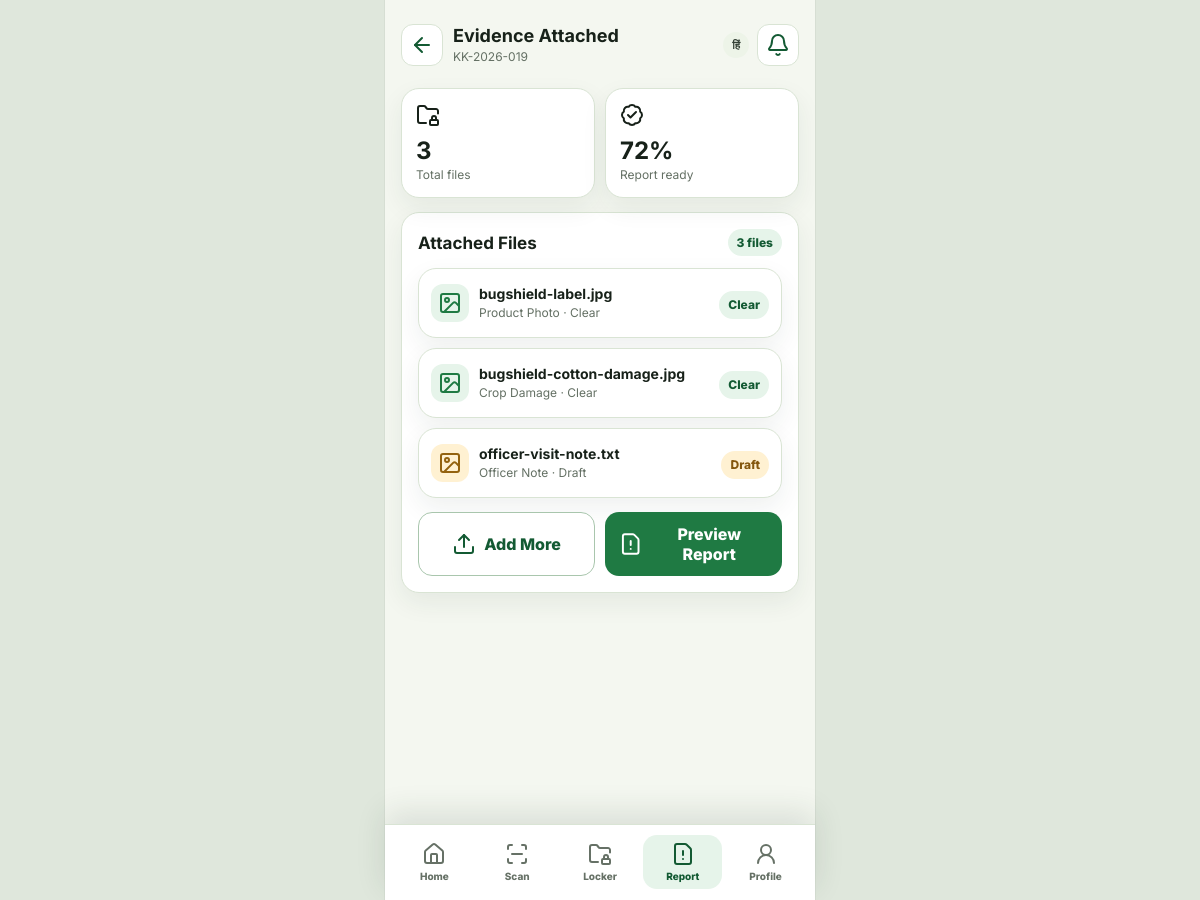
/farmer/evidence-attached.php (signed in), run on the app's committed database.
### tables this page shows
CREATE TABLE cases (
  id INT AUTO_INCREMENT PRIMARY KEY,
  user_id INT NOT NULL,
  case_no VARCHAR(40) NOT NULL UNIQUE,
  product_name VARCHAR(160) NOT NULL,
  product_type ENUM('Seeds','Fertilizer','Pesticide') NOT NULL,
  batch_no VARCHAR(80) NOT NULL,
  seller_name VARCHAR(160) NOT NULL,
  risk_level ENUM('Low','Medium','High') NOT NULL DEFAULT 'Medium',
  status ENUM('Draft','Evidence Pending','Ready','Submitted','Closed') NOT NULL DEFAULT 'Ready',
  created_at TIMESTAMP DEFAULT CURRENT_TIMESTAMP,
  FOREIGN KEY (user_id) REFERENCES users(id) ON DELETE CASCADE
);

CREATE TABLE evidence_files (
  id INT AUTO_INCREMENT PRIMARY KEY,
  user_id INT NOT NULL,
  case_id INT NOT NULL,
  file_name VARCHAR(180) NOT NULL,
  file_path VARCHAR(255) NULL,
  original_name VARCHAR(180) NULL,
  evidence_type ENUM('Product Photo','QR Photo','Purchase Bill','Crop Damage','Dealer Note','Officer Note') NOT NULL,
  quality_status ENUM('Clear','Retake','Draft') NOT NULL DEFAULT 'Clear',
  notes TEXT NULL,
  latitude DECIMAL(10, 7) NULL,
  longitude DECIMAL(10, 7) NULL,
  location_accuracy DECIMAL(10, 2) NULL,
  uploaded_at TIMESTAMP DEFAULT CURRENT_TIMESTAMP,
  FOREIGN KEY (user_id) REFERENCES users(id) ON DELETE CASCADE,
  FOREIGN KEY (case_id) REFERENCES cases(id) ON DELETE CASCADE
);

### app/helpers.php (called while the page is built, shortened)
<?php
require_once __DIR__ . '/db.php';
function e(?string $value): string
{
    return htmlspecialchars((string) $value, ENT_QUOTES, 'UTF-8');
}
function current_lang(): string
{
    return $_SESSION['lang'] ?? 'hi';
}
function text_hi(string $hi, string $en): string
{
    return current_lang() === 'hi' ? $hi : $en;
}
function lang_url(string $lang): string
{
    $path = parse_url($_SERVER['REQUEST_URI'] ?? '', PHP_URL_PATH) ?: APP_BASE . '/';
    $query = $_GET;
    $query['lang'] = $lang;
    return $path . '?' . http_build_query($query);
}
function label_text(string $value): string
{
    $map = [
        'Home' => 'होम',
        'Scan' => 'स्कैन',
        'Locker' => 'लॉकर',
        'Report' => 'रिपोर्ट',
        'Profile' => 'प्रोफाइल',
        'Dashboard' => 'डैशबोर्ड',
        'Product Scan' => 'उत्पाद स्कैन',
        'Scan History' => 'स्कैन इतिहास',
        'Scan Detail' => 'स्कैन विवरण',
        'Evidence Locker' => 'सबूत लॉकर',
        'Evidence Attached' => 'जुड़े सबूत',
        'Upload Evidence' => 'सबूत अपलोड करें',
        'Case Detail' => 'केस विवरण',
        'Case Timeline' => 'केस समयरेखा',
        'Complaint Report' => 'शिकायत रिपोर्ट',
        'Report Preview' => 'रिपोर्ट पूर्वावलोकन',
        'Notifications' => 'सूचनाएं',
        'Notification Detail' => 'सूचना विवरण',
        'Settings' => 'सेटिंग्स',
        'Advisory' => 'सलाह',
        'Product Database' => 'उत्पाद डेटाबेस',
        'Crop Profile' => 'फसल प्रोफाइल',
        'Edit Profile' => 'प्रोफाइल संपादित करें',
        'Farmer Panel' => 'किसान पैनल',
        'High' => 'उच्च',
        'Medium' => 'मध्यम',
        'Low' => 'कम',
        'Ready' => 'तैयार',
        'Draft' => 'ड्राफ्ट',
        'Submitted' => 'जमा',
        'Clear' => 'स्पष्ट',
        'Retake' => 'फिर लें',
        'New' => 'नया',
        'Read' => 'पढ़ा गया',
        'Product Photo' => 'उत्पाद फोटो',
        'QR Photo' => 'QR फोटो',
        'Purchase Bill' => 'खरीद बिल',
        'Crop Damage' => 'फसल नुकसान',
        'Dealer Note' => 'डीलर नोट',
        'Officer Note' => 'अधिकारी नोट',
        'Seeds' => 'बीज',
        'Fertilizer' => 'खाद',
        'Pesticide' => 'कीटनाशक',
    ];
    return current_lang() === 'hi' ? ($map[$value] ?? $value) : $value;
}
function url(string $path = ''): string
{
    return APP_BASE . '/' . ltrim($path, '/');
}
function current_user(): ?array
{
    return fetch_one('SELECT * FROM users WHERE id = ?', [(int) $_SESSION['user_id']]);
}
function require_login(): array
{
    $user = current_user();
    return $user;
}
function badge_class(string $value): string
{
    return match (strtolower($value)) {
        'high', 'bad', 'retake', 'failed' => 'red',
        'medium', 'warn', 'review', 'pending', 'draft' => 'yellow',
        default => 'green',
    };
}
function status_class(string $value): string
{
    return match (strtolower($value)) {
        'high', 'bad', 'retake', 'failed' => 'bad',
        'medium', 'warn', 'review', 'pending', 'draft' => 'warn',
        default => 'ok',
    };
}

### app/db.php (called while the page is built, shortened)
<?php
function db(): PDO
{
    static $pdo = null;
    if ($pdo instanceof PDO) {
        return $pdo;
    }
    $dsn = 'mysql:host=' . DB_HOST . ';dbname=' . DB_NAME . ';charset=utf8mb4';
    $pdo = new PDO($dsn, DB_USER, DB_PASS, [
        PDO::ATTR_ERRMODE => PDO::ERRMODE_EXCEPTION,
        PDO::ATTR_DEFAULT_FETCH_MODE => PDO::FETCH_ASSOC,
    ]);
    return $pdo;
}
function fetch_one(string $sql, array $params = []): ?array
{
    $stmt = db()->prepare($sql);
    $stmt->execute($params);
    $row = $stmt->fetch();
    return $row ?: null;
}
function fetch_all(string $sql, array $params = []): array
{
    $stmt = db()->prepare($sql);
    $stmt->execute($params);
    return $stmt->fetchAll();
}

### farmer/evidence-attached.php (the view, shortened to what this page needs)
<?php
require_once __DIR__ . '/../app/helpers.php';
$user = require_login();
$case = fetch_one('SELECT * FROM cases WHERE user_id = ? ORDER BY id DESC LIMIT 1', [$user['id']]);
$files = fetch_all('SELECT * FROM evidence_files WHERE user_id = ? AND case_id = ? ORDER BY uploaded_at DESC', [$user['id'], $case['id'] ?? 0]);
$pageTitle = 'Evidence Attached';
$pageSubtitle = $case['case_no'] ?? 'Case';
$back = url('farmer/report.php');
require __DIR__ . '/../app/partials/farmer-head.php';
?>
<section class="metric-grid">
  <div class="metric"><i data-lucide="folder-lock"></i><div><strong><?= count($files) ?></strong><span><?= e(text_hi('कुल फाइलें', 'Total files')) ?></span></div></div>
  <div class="metric"><i data-lucide="badge-check"></i><div><strong>72%</strong><span><?= e(text_hi('रिपोर्ट तैयार', 'Report ready')) ?></span></div></div>
</section>
<section class="card">
  <div class="card-head"><h2><?= e(text_hi('जुड़ी हुई फाइलें', 'Attached Files')) ?></h2><span class="badge green"><?= count($files) ?> <?= e(text_hi('फाइलें', 'files')) ?></span></div>
  <div class="list">
    <?php foreach ($files as $file): ?>
      <div class="list-row">
        <div class="status-icon <?= status_class($file['quality_status']) ?>"><i data-lucide="<?= $file['evidence_type'] === 'Purchase Bill' ? 'receipt-text' : 'image' ?>"></i></div>
        <div>
          <strong><?= e($file['original_name'] ?: $file['file_name']) ?></strong>
          <span><?= e(label_text($file['evidence_type'])) ?> · <?= e(label_text($file['quality_status'])) ?></span>
        </div>
        <span class="badge <?= badge_class($file['quality_status']) ?>"><?= e(label_text($file['quality_status'])) ?></span>
      </div>
    <?php endforeach; ?>
  </div>
  <div class="actions" style="margin-top: 14px;"><a class="btn btn-outline" href="<?= url('farmer/upload-evidence.php') ?>"><i data-lucide="upload"></i><?= e(text_hi('और जोड़ें', 'Add More')) ?></a><a class="btn btn-primary" href="<?= url('farmer/report-preview.php') ?>"><i data-lucide="file-warning"></i><?= e(text_hi('रिपोर्ट देखें', 'Preview Report')) ?></a></div>
</section>
<?php require __DIR__ . '/../app/partials/farmer-foot.php'; ?>

### app/partials/farmer-head.php
<?php
require_once __DIR__ . '/../helpers.php';
$user = $user ?? require_login();
$profile = $profile ?? fetch_one('SELECT * FROM farmer_profiles WHERE user_id = ?', [(int) $user['id']]);
?>
<?php require __DIR__ . '/head.php'; ?>
<main class="phone has-tabbar">
  <section class="screen">
    <header class="appbar">
      <div class="title-row">
        <?php if (!empty($back)): ?>
          <a class="icon-btn" href="<?= e($back) ?>"><i data-lucide="arrow-left"></i></a>
        <?php else: ?>
          <div class="brand-mark logo-mark"><img src="<?= url('assets/img/favicon.png') ?>" alt="Krishi Kavach"></div>
        <?php endif; ?>
        <div class="title-text"><h1><?= e(label_text($pageTitle ?? 'Farmer Panel')) ?></h1><span><?= e($pageSubtitle ?? (($profile['village'] ?? 'Tasgaon') . ', ' . ($profile['district'] ?? 'Sangli'))) ?></span></div>
      </div>
      <div style="display: flex; gap: 8px; align-items: center;">
        <a class="badge" href="<?= e(lang_url(current_lang() === 'hi' ? 'en' : 'hi')) ?>"><?= current_lang() === 'hi' ? 'EN' : 'हिं' ?></a>
        <a class="icon-btn" href="<?= url('farmer/notifications.php') ?>"><i data-lucide="bell"></i></a>
      </div>
    </header>

### assets/css/mobile.css (style rules this page uses)
:root { --bg: #f4f7f0; --surface: #ffffff; --surface-2: #edf4e8; --ink: #172119; --muted: #647064; --line: #d9e4d4; --green: #1f7a43; --green-2: #135a33; --yellow: #f5b544; --red: #c64232; --blue: #2f70b7; --shadow: 0 14px 34px rgba(31, 57, 38, 0.12); }
* { box-sizing: border-box; }
body { margin: 0; min-height: 100vh; font-family: Inter, system-ui, -apple-system, BlinkMacSystemFont, "Segoe UI", sans-serif; background: #dfe7dc; color: var(--ink); }
a { color: inherit; text-decoration: none; }
.phone { width: min(100%, 430px); min-height: 100vh; margin: 0 auto; background: var(--bg); position: relative; overflow-x: hidden; box-shadow: 0 0 0 1px rgba(0, 0, 0, 0.04); }
.phone.has-tabbar { padding-bottom: 86px; }
.screen { min-height: 100vh; padding: 16px; }
.appbar { min-height: 58px; display: flex; align-items: center; justify-content: space-between; gap: 12px; margin-bottom: 14px; }
.brand-row, .title-row { display: flex; align-items: center; gap: 10px; min-width: 0; }
.brand-mark, .icon-btn, .avatar, .status-icon { display: grid; place-items: center; flex: 0 0 auto; }
.brand-text strong, .title-text h1 { display: block; margin: 0; font-size: 18px; line-height: 1.1; }
.brand-text span, .title-text span { display: block; margin-top: 3px; color: var(--muted); font-size: 12px; }
.icon-btn { width: 42px; height: 42px; border: 1px solid var(--line); border-radius: 12px; background: #fff; color: var(--green-2); }
.actions { display: grid; grid-template-columns: 1fr 1fr; gap: 10px; }
.btn { min-height: 48px; border: 0; border-radius: 14px; padding: 12px 14px; display: inline-flex; align-items: center; justify-content: center; gap: 8px; font-weight: 800; text-align: center; }
.btn-primary { background: var(--green); color: #fff; }
.btn-outline { border: 1px solid #a9c6ad; background: #fff; color: var(--green-2); }
.card, .metric, .list-row, .field-card { border: 1px solid var(--line); border-radius: 18px; background: var(--surface); box-shadow: 0 10px 26px rgba(31, 57, 38, 0.07); }
.card { padding: 16px; margin-top: 14px; }
.card-head { display: flex; align-items: center; justify-content: space-between; gap: 10px; margin-bottom: 12px; }
.card-head h2, .section-title { margin: 0; font-size: 17px; letter-spacing: 0; }
.card-head span, .muted { color: var(--muted); font-size: 12px; }
.metric-grid { display: grid; grid-template-columns: repeat(2, minmax(0, 1fr)); gap: 10px; margin-top: 14px; }
.metric { min-height: 102px; padding: 14px; display: grid; align-content: space-between; gap: 12px; }
.metric strong { display: block; font-size: 24px; line-height: 1; }
.metric span { color: var(--muted); font-size: 12px; line-height: 1.35; }
.list { display: grid; gap: 10px; }
.list-row { min-height: 70px; padding: 12px; display: grid; grid-template-columns: auto minmax(0, 1fr) auto; align-items: center; gap: 10px; }
.status-icon { width: 38px; height: 38px; border-radius: 12px; }
.status-icon.ok { background: #e6f4ea; color: var(--green); }
.status-icon.warn { background: #fff1d2; color: #93620f; }
.list-row strong { display: block; font-size: 14px; }
.list-row span { display: block; margin-top: 3px; color: var(--muted); font-size: 12px; line-height: 1.35; }
.badge { border-radius: 999px; padding: 6px 9px; background: var(--surface-2); color: #344136; font-size: 11px; font-weight: 800; white-space: nowrap; }
.badge.green { background: #e6f4ea; color: var(--green-2); }
.badge.yellow { background: #fff1d2; color: #84570e; }
@media (min-width: 431px) { .phone { min-height: 900px; } }

### data on the page
cases: case_no "KK-2026-019"
evidence_files: file_name "bugshield-label.jpg", evidence_type "Product Photo", quality_status "Clear"
evidence_files: file_name "bugshield-cotton-damage.jpg", evidence_type "Crop Damage", quality_status "Clear"
evidence_files: file_name "officer-visit-note.txt", evidence_type "Officer Note", quality_status "Draft"

### other printed values
label_text($pageTitle ?? 'Farmer Panel') "Evidence Attached"
count($files) "3"
text_hi('कुल फाइलें', 'Total files') "Total files"
text_hi('रिपोर्ट तैयार', 'Report ready') "Report ready"
text_hi('जुड़ी हुई फाइलें', 'Attached Files') "Attached Files"
text_hi('फाइलें', 'files') "files"
text_hi('और जोड़ें', 'Add More') "Add More"
text_hi('रिपोर्ट देखें', 'Preview Report') "Preview Report"
label_text('Home') "Home"
label_text('Scan') "Scan"
label_text('Locker') "Locker"
label_text('Report') "Report"
label_text('Profile') "Profile"
